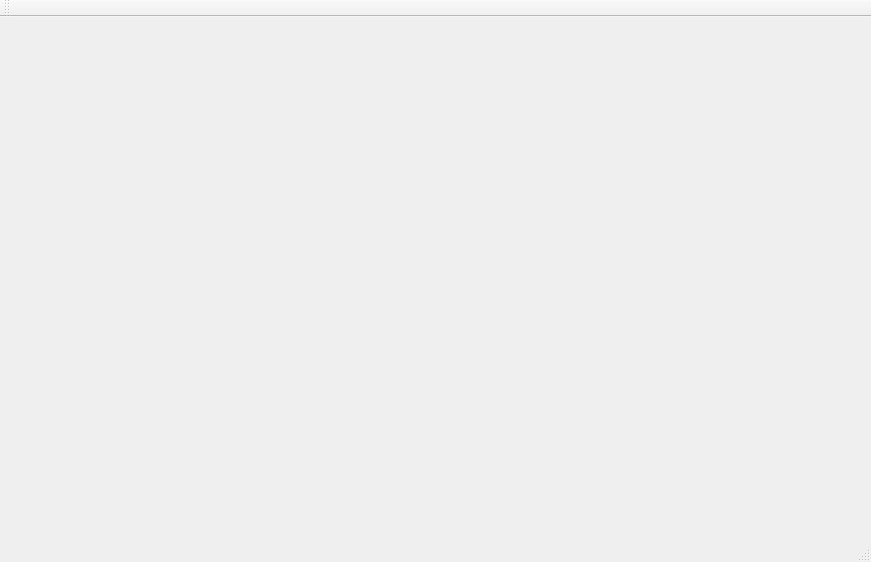
<?xml version="1.0" encoding="UTF-8"?>
<ui version="4.0">
 <class>detectiveClass</class>
 <widget class="QMainWindow" name="detectiveClass">
  <property name="geometry">
   <rect>
    <x>0</x>
    <y>0</y>
    <width>871</width>
    <height>562</height>
   </rect>
  </property>
  <property name="windowTitle">
   <string>detective</string>
  </property>
  <widget class="QWidget" name="centralWidget"/>
  <widget class="QMenuBar" name="menuBar">
   <property name="geometry">
    <rect>
     <x>0</x>
     <y>0</y>
     <width>871</width>
     <height>17</height>
    </rect>
   </property>
  </widget>
  <widget class="QToolBar" name="mainToolBar">
   <attribute name="toolBarArea">
    <enum>TopToolBarArea</enum>
   </attribute>
   <attribute name="toolBarBreak">
    <bool>false</bool>
   </attribute>
  </widget>
  <widget class="QStatusBar" name="statusBar"/>
 </widget>
 <layoutdefault spacing="6" margin="11"/>
 <resources>
  <include location="detective.qrc"/>
 </resources>
 <connections/>
</ui>
